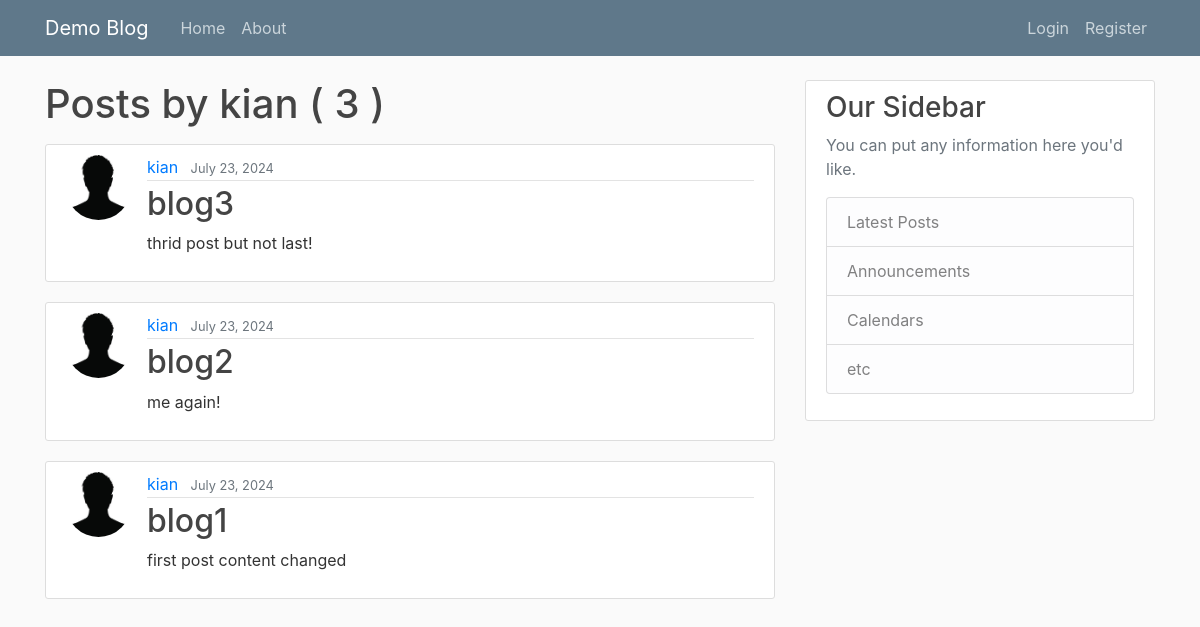
The page /post/kian/ on the database as committed earlier.
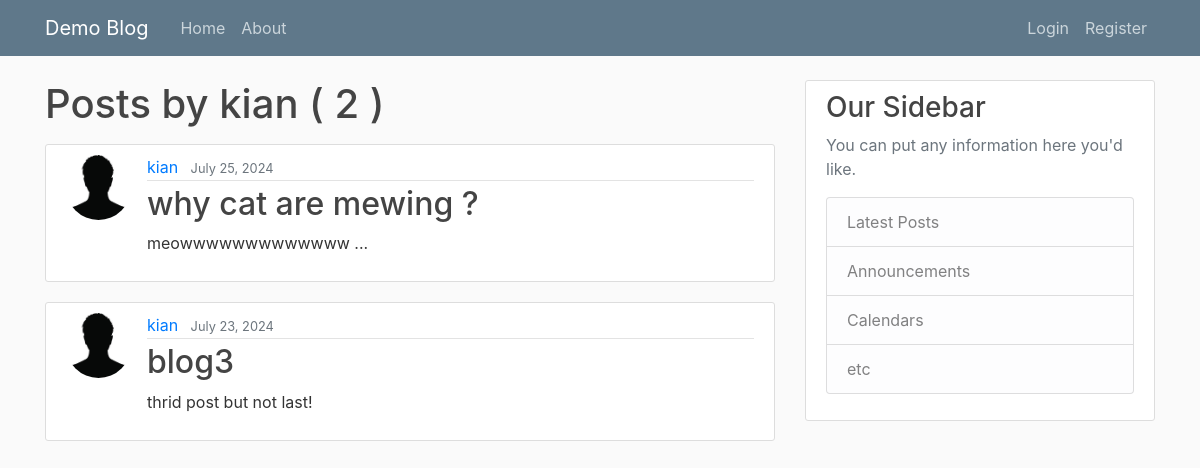
The same page on the database as committed later.
### blog/models.py (models this page shows, shortened)
class Post(models.Model):
    title = models.CharField(max_length= 64)
    content = models.TextField()
    date_posted = models.DateTimeField(default = timezone.now)
    author = models.ForeignKey(User, on_delete=models.CASCADE)

### users/models.py (models this page shows, shortened)
class profile(models.Model):
    user = models.OneToOneField(User, on_delete= models.CASCADE)
    image = models.ImageField(default='default.jpg', upload_to='profile_pics')

### blog/views.py (the view)
# urls.py: path('post/<str:username>/', UserPostListView.as_view(), name = 'user-posts'),
class UserPostListView(ListView):
    model = Post
    template_name = 'blog/user_posts.html'
    context_object_name = 'posts'
    paginate_by = 5
    def get_queryset(self):
        user = get_object_or_404(User, username= self.kwargs.get('username'))
        return Post.objects.filter(author = user).order_by('-date_posted')

### blog/templates/blog/user_posts.html (shortened to what this page needs)
{% extends "blog/base.html" %}
{% block content %}
    <h1 class="mb-3"> Posts by {{ view.kwargs.username }} ( {{  page_obj.paginator.count }} )</h1>
    {% for post in posts %}
        <article class="media content-section">
          <img class="rounded-circle article-img"  src="{{ post.author.profile.image.url }}">
          <div class="media-body">
            <div class="article-metadata">
              <a class="mr-2" href="{% url 'user-posts' post.author.username %}">{{ post.author }}</a>
              <small class="text-muted">{{ post.date_posted|date:"F d, Y" }}</small>
            </div>
            <h2><a class="article-title" href="{% url 'post-detail' post.id %}">{{ post.title }}</a></h2>
            <p class="article-content">{{ post.content }}</p>
          </div>
        </article>
    {% endfor %}
{% endblock content %}

Rows that differ between the two databases and show on the page:
removed Post: author.profile.image (placeholder picture), author "kian", date_posted "July 23, 2024", title "blog2", content "me again!"
removed Post: author.profile.image (placeholder picture), author "kian", date_posted "July 23, 2024", title "blog1", content "first post content changed"
added Post: author.profile.image (placeholder picture), author "kian", date_posted "July 25, 2024", title "why cat are mewing ?", content "meowwwwwwwwwwwww ..."
Other text that changed with them:
{{ page_obj.paginator.count }}: "3" → "2"
